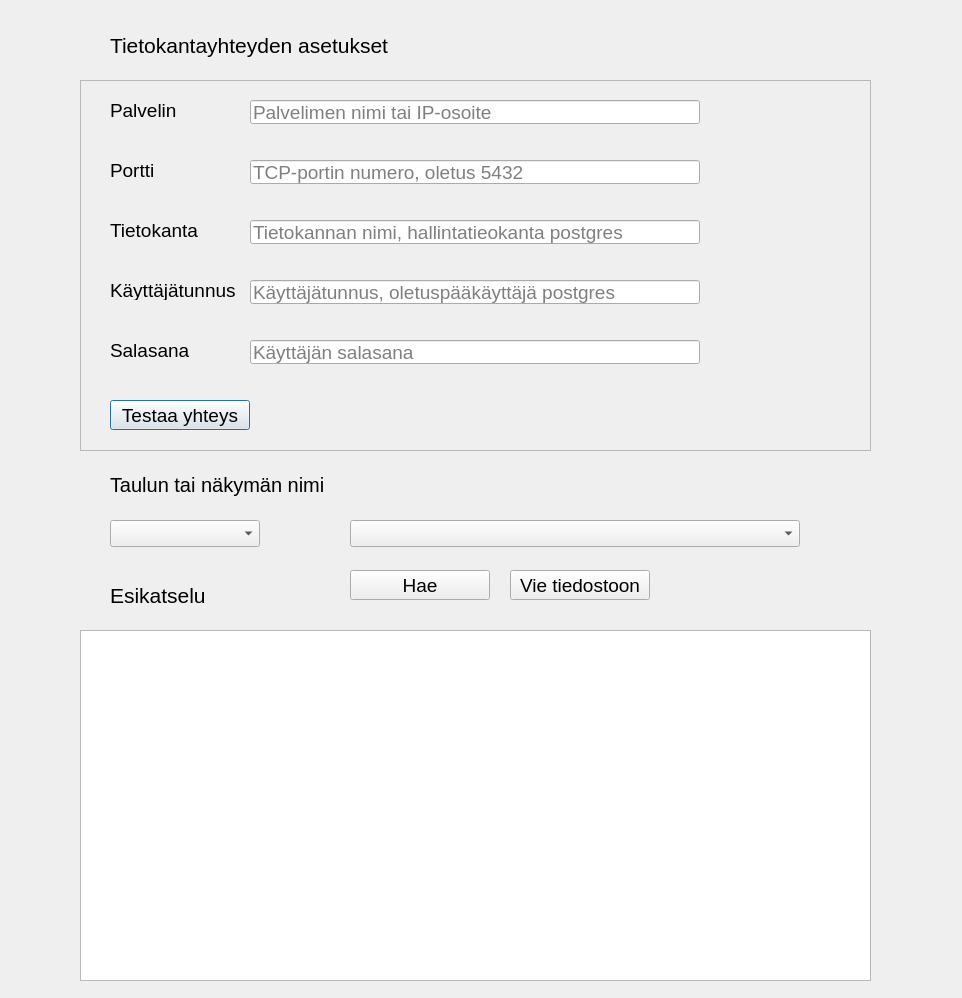
<?xml version="1.0" encoding="UTF-8"?>
<ui version="4.0">
 <class>Dialog</class>
 <widget class="QDialog" name="Dialog">
  <property name="geometry">
   <rect>
    <x>0</x>
    <y>0</y>
    <width>962</width>
    <height>998</height>
   </rect>
  </property>
  <property name="windowTitle">
   <string>Dialog</string>
  </property>
  <widget class="QFrame" name="frame">
   <property name="geometry">
    <rect>
     <x>80</x>
     <y>80</y>
     <width>791</width>
     <height>371</height>
    </rect>
   </property>
   <property name="frameShape">
    <enum>QFrame::StyledPanel</enum>
   </property>
   <property name="frameShadow">
    <enum>QFrame::Raised</enum>
   </property>
   <property name="lineWidth">
    <number>3</number>
   </property>
   <widget class="QLabel" name="palvelinLabel">
    <property name="geometry">
     <rect>
      <x>30</x>
      <y>20</y>
      <width>130</width>
      <height>20</height>
     </rect>
    </property>
    <property name="font">
     <font>
      <pointsize>14</pointsize>
     </font>
    </property>
    <property name="text">
     <string>Palvelin</string>
    </property>
   </widget>
   <widget class="QLabel" name="porttiLabel">
    <property name="geometry">
     <rect>
      <x>30</x>
      <y>80</y>
      <width>130</width>
      <height>20</height>
     </rect>
    </property>
    <property name="font">
     <font>
      <pointsize>14</pointsize>
     </font>
    </property>
    <property name="text">
     <string>Portti</string>
    </property>
   </widget>
   <widget class="QLabel" name="tietokantaLabel">
    <property name="geometry">
     <rect>
      <x>30</x>
      <y>140</y>
      <width>130</width>
      <height>20</height>
     </rect>
    </property>
    <property name="font">
     <font>
      <pointsize>14</pointsize>
     </font>
    </property>
    <property name="text">
     <string>Tietokanta</string>
    </property>
   </widget>
   <widget class="QLabel" name="kayttajatunnusLabel">
    <property name="geometry">
     <rect>
      <x>30</x>
      <y>200</y>
      <width>130</width>
      <height>20</height>
     </rect>
    </property>
    <property name="font">
     <font>
      <pointsize>14</pointsize>
     </font>
    </property>
    <property name="text">
     <string>Käyttäjätunnus</string>
    </property>
   </widget>
   <widget class="QLabel" name="salasanaLabel">
    <property name="geometry">
     <rect>
      <x>30</x>
      <y>260</y>
      <width>130</width>
      <height>20</height>
     </rect>
    </property>
    <property name="font">
     <font>
      <pointsize>14</pointsize>
     </font>
    </property>
    <property name="text">
     <string>Salasana</string>
    </property>
   </widget>
   <widget class="QPushButton" name="yhteysPushButton">
    <property name="geometry">
     <rect>
      <x>30</x>
      <y>320</y>
      <width>140</width>
      <height>30</height>
     </rect>
    </property>
    <property name="font">
     <font>
      <pointsize>14</pointsize>
     </font>
    </property>
    <property name="text">
     <string>Testaa yhteys</string>
    </property>
   </widget>
   <widget class="QLineEdit" name="palvelinLineEdit">
    <property name="geometry">
     <rect>
      <x>170</x>
      <y>20</y>
      <width>450</width>
      <height>24</height>
     </rect>
    </property>
    <property name="font">
     <font>
      <pointsize>14</pointsize>
     </font>
    </property>
    <property name="text">
     <string/>
    </property>
    <property name="placeholderText">
     <string>Palvelimen nimi tai IP-osoite</string>
    </property>
   </widget>
   <widget class="QLineEdit" name="porttiLineEdit">
    <property name="geometry">
     <rect>
      <x>170</x>
      <y>80</y>
      <width>450</width>
      <height>24</height>
     </rect>
    </property>
    <property name="font">
     <font>
      <pointsize>14</pointsize>
     </font>
    </property>
    <property name="placeholderText">
     <string>TCP-portin numero, oletus 5432</string>
    </property>
   </widget>
   <widget class="QLineEdit" name="tietokantaLineEdit">
    <property name="geometry">
     <rect>
      <x>170</x>
      <y>140</y>
      <width>450</width>
      <height>24</height>
     </rect>
    </property>
    <property name="font">
     <font>
      <pointsize>14</pointsize>
     </font>
    </property>
    <property name="placeholderText">
     <string>Tietokannan nimi, hallintatieokanta postgres</string>
    </property>
   </widget>
   <widget class="QLineEdit" name="kayttajatunnusLineEdit">
    <property name="geometry">
     <rect>
      <x>170</x>
      <y>200</y>
      <width>450</width>
      <height>24</height>
     </rect>
    </property>
    <property name="font">
     <font>
      <pointsize>14</pointsize>
     </font>
    </property>
    <property name="placeholderText">
     <string>Käyttäjätunnus, oletuspääkäyttäjä postgres</string>
    </property>
   </widget>
   <widget class="QLineEdit" name="salasanaLineEdit">
    <property name="geometry">
     <rect>
      <x>170</x>
      <y>260</y>
      <width>450</width>
      <height>24</height>
     </rect>
    </property>
    <property name="font">
     <font>
      <pointsize>14</pointsize>
     </font>
    </property>
    <property name="placeholderText">
     <string>Käyttäjän salasana</string>
    </property>
   </widget>
  </widget>
  <widget class="QLabel" name="yhteysLabel">
   <property name="geometry">
    <rect>
     <x>110</x>
     <y>30</y>
     <width>280</width>
     <height>30</height>
    </rect>
   </property>
   <property name="font">
    <font>
     <pointsize>16</pointsize>
    </font>
   </property>
   <property name="text">
    <string>Tietokantayhteyden asetukset</string>
   </property>
  </widget>
  <widget class="QLabel" name="esitkatseluLabel">
   <property name="geometry">
    <rect>
     <x>110</x>
     <y>580</y>
     <width>130</width>
     <height>30</height>
    </rect>
   </property>
   <property name="font">
    <font>
     <pointsize>16</pointsize>
    </font>
   </property>
   <property name="text">
    <string>Esikatselu</string>
   </property>
  </widget>
  <widget class="QTableWidget" name="esikatseluTableWidget">
   <property name="geometry">
    <rect>
     <x>80</x>
     <y>630</y>
     <width>791</width>
     <height>351</height>
    </rect>
   </property>
  </widget>
  <widget class="QLabel" name="nimiLabel">
   <property name="geometry">
    <rect>
     <x>110</x>
     <y>470</y>
     <width>280</width>
     <height>30</height>
    </rect>
   </property>
   <property name="font">
    <font>
     <pointsize>15</pointsize>
    </font>
   </property>
   <property name="text">
    <string>Taulun tai näkymän nimi</string>
   </property>
  </widget>
  <widget class="QComboBox" name="tauluTaiNakumaComboBox">
   <property name="geometry">
    <rect>
     <x>110</x>
     <y>520</y>
     <width>150</width>
     <height>27</height>
    </rect>
   </property>
  </widget>
  <widget class="QComboBox" name="nimiComboBox">
   <property name="geometry">
    <rect>
     <x>350</x>
     <y>520</y>
     <width>450</width>
     <height>27</height>
    </rect>
   </property>
  </widget>
  <widget class="QPushButton" name="haePushButton">
   <property name="geometry">
    <rect>
     <x>350</x>
     <y>570</y>
     <width>140</width>
     <height>30</height>
    </rect>
   </property>
   <property name="font">
    <font>
     <pointsize>14</pointsize>
    </font>
   </property>
   <property name="text">
    <string>Hae</string>
   </property>
  </widget>
  <widget class="QPushButton" name="viePushButton">
   <property name="geometry">
    <rect>
     <x>510</x>
     <y>570</y>
     <width>140</width>
     <height>30</height>
    </rect>
   </property>
   <property name="font">
    <font>
     <pointsize>14</pointsize>
    </font>
   </property>
   <property name="text">
    <string>Vie tiedostoon</string>
   </property>
  </widget>
 </widget>
 <resources/>
 <connections/>
</ui>
